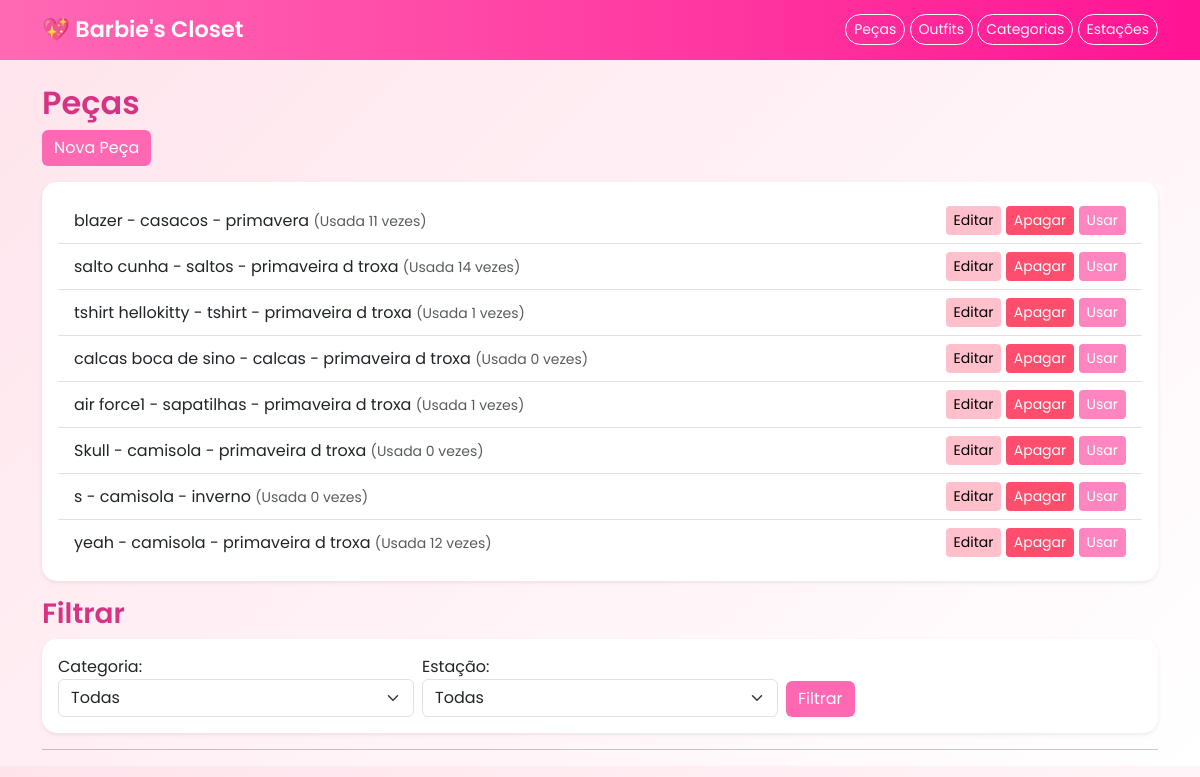
Page / (signed in) on the earlier database version.
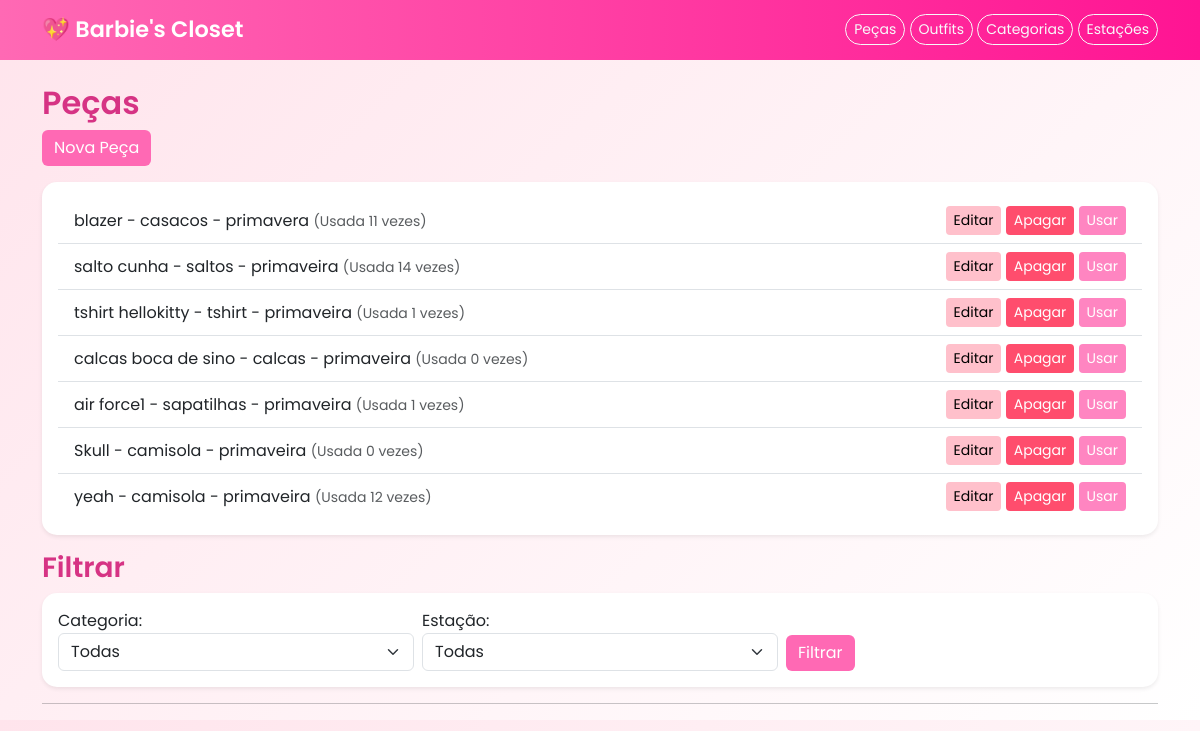
Same page on the later database version.
### barbies_closet/models.py (models this page shows, shortened)
class Peca(models.Model):
    utilizador = models.ForeignKey(User, on_delete=models.CASCADE)
    nome = models.CharField(max_length=100)
    cor = models.CharField(max_length=50)
    marca = models.CharField(max_length=100)
    tamanho = models.CharField(max_length=10)
    data_aquisicao = models.DateField()
    frequencia_uso = models.IntegerField(default=0)
    categoria = models.ForeignKey(Categoria, on_delete=models.SET_NULL, null=True)
    estacao = models.ForeignKey(Estacao, on_delete=models.SET_NULL, null=True)

class Categoria(models.Model):
    nome = models.CharField(max_length=100)
    def __str__(self):
        return self.nome

class Estacao(models.Model):
    nome = models.CharField(max_length=50)
    def __str__(self):
        return self.nome

### barbies_closet/views.py (the view)
# urls.py: path('', views.lista_pecas),
@login_required
def lista_pecas(request):
    pecas = Peca.objects.filter(utilizador=request.user)
    categoria_id = request.GET.get('categoria')
    estacao_id = request.GET.get('estacao')
    if categoria_id:
        pecas = pecas.filter(categoria_id=categoria_id)
    if estacao_id:
        pecas = pecas.filter(estacao_id=estacao_id)
    categorias = Categoria.objects.all()
    estacoes = Estacao.objects.all()
    return render(request, 'pecas/pecas_lista.html', {
        'pecas': pecas,
        'categorias': categorias,
        'estacoes': estacoes
    })

### barbies_closet/templates/pecas/pecas_lista.html (shortened to what this page needs)
{% extends 'base.html' %}
{% block content %}
<h2>Peças</h2>
<a href="{% url 'criar_peca' %}" class="btn btn-primary mb-3">Nova Peça</a>
<div class="card p-3 shadow-sm mb-3">
    <ul class="list-group list-group-flush">
        {% for p in pecas %}
            <li class="list-group-item d-flex justify-content-between align-items-center">
                <span>
                    {{ p.nome }} - {{ p.categoria }} - {{ p.estacao }}
                    <small class="text-muted">(Usada {{ p.frequencia_uso }} vezes)</small>
                </span>
                <span>
                    <a href="/pecas/editar/{{ p.id }}/" class="btn btn-warning btn-sm">Editar</a>
                    <a href="/pecas/apagar/{{ p.id }}/" class="btn btn-danger btn-sm">Apagar</a>
                    <a href="/pecas/usar/{{ p.id }}/" class="btn btn-success btn-sm">Usar</a>
                </span>
            </li>
        {% endfor %}
    </ul>
</div>
<h3>Filtrar</h3>
<div class="card p-3 shadow-sm">
    <form method="GET" class="row g-2 align-items-end">
        <div class="col-md-4">
            Categoria:
            <select name="categoria" class="form-select">
                <option value="">Todas</option>
            </select>
        </div>
        <div class="col-md-4">
            Estação:
            <select name="estacao" class="form-select">
                <option value="">Todas</option>
            </select>
        </div>
        <div class="col-md-4">
            <button type="submit" class="btn btn-primary">Filtrar</button>
        </div>
    </form>
</div>
<hr>
{% endblock %}

Differences in the rows shown:
removed Peca: nome "s", categoria "camisola", estacao "inverno", frequencia_uso "0"
changed through a linked row, Peca "salto cunha": estacao "primaveira d troxa" → "primaveira"
changed through a linked row, Peca "tshirt hellokitty": estacao "primaveira d troxa" → "primaveira"
changed through a linked row, Peca "calcas boca de sino": estacao "primaveira d troxa" → "primaveira"
changed through a linked row, Peca "air force1": estacao "primaveira d troxa" → "primaveira"
changed through a linked row, Peca "Skull": estacao "primaveira d troxa" → "primaveira"
changed through a linked row, Peca "yeah": estacao "primaveira d troxa" → "primaveira"
